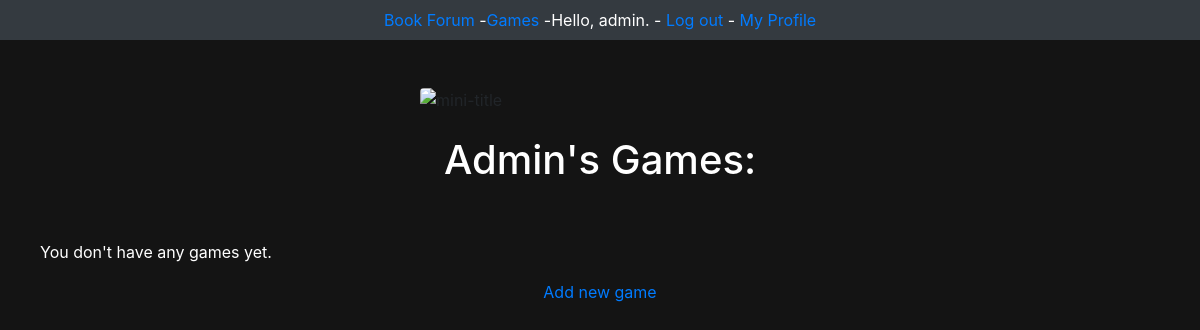
Page /users/profile/1 (signed in) on the earlier database version.
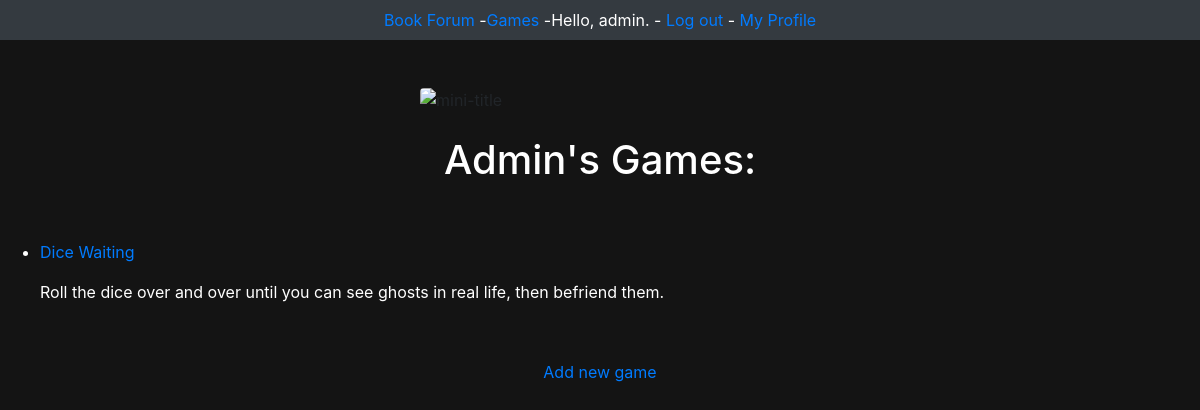
Same page on the later database version.
### main/models.py (models this page shows, shortened)
class Game(models.Model):
    name = models.CharField(max_length=80)
    description = models.CharField(max_length=500)
    owner = models.ForeignKey(User, on_delete=models.CASCADE)
    availability = models.BooleanField()
    date_added = models.DateTimeField(auto_now_add=True)
    date_modified = models.DateTimeField(auto_now=True)

### users/views.py (the view)
# urls.py: path('profile/<int:user_id>', views.profile, name='profile'),
@login_required
def profile(request, user_id):
    user = User.objects.get(id = user_id)
    games = user.game_set.order_by('-date_added')
    context = {'user': user, 'games': games}
    return render(request, 'registration/profile.html', context)

### users/models.py (called while the page is built)
    def __str__(self):
        return self.username

### users/templates/registration/profile.html
{% extends 'main/base.html' %}
{% block content %}
    <br>
    <h1 class="text-white text-capitalize text-center">{{ user }}'s Games:</h1>
    <br><br>
    <ul class="mx-auto content-center">
    {% for game in games %}
        <li class="list-item text-white">
            <a href="{% url 'main:game' game.id %}">{{ game.name }}</a>
            <p>{{ game.description|linebreaks }}<br></p>
        </li>
    {% empty %}
        <li class="list-inline-item text-white">You don't have any games yet.</li>
    {% endfor %}
    </ul>
    {% if user == request.user %}
    <a href="{% url 'main:new_game' user.id%}"><p class="text-center">Add new game</p></a>
{% endif %}
{% endblock content %}

Differences in the rows shown:
added Game: name "Dice Waiting", description "Roll the dice over and over until you can see ghosts in real life, then befriend them."
Other differences:
text no longer shown: "You don't have any games yet."
